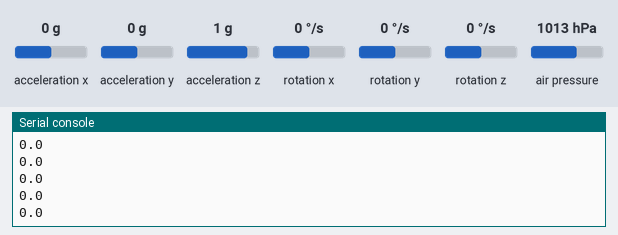
A program run on a simulated Raspberry Pi Pico running CircuitPython. Shown: the last lines printed to the serial console. Inputs (shaded band) come from the test bench; at power-on: acceleration x 0 g, acceleration y 0 g, acceleration z 1 g, rotation x 0 °/s, rotation y 0 °/s, rotation z 0 °/s, air pressure 1013 hPa.

Above: at 1.2 s.
1.3 s: acceleration x set to -1.4 g
At 1.34 s:
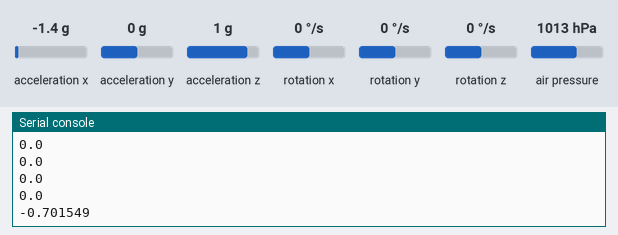
2.8 s: acceleration x set to -0.8 g
At 2.89 s:
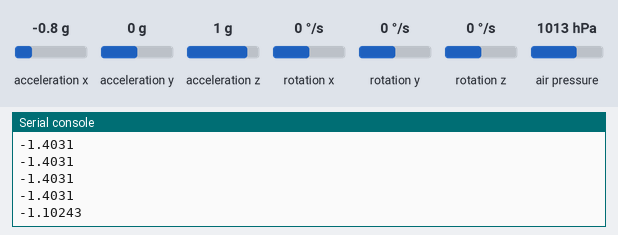
Timing chart, 0 to 5.8 s (numbered marks = the images above; inputs shaded):
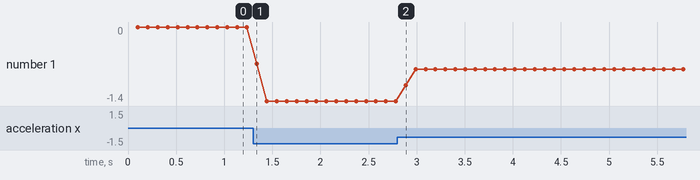

The program:

Testing_modules.py
```python
#type:ignore
import time
import board
import busio
import adafruit_mpl3115a2
from adafruit_lsm6ds.lsm6dsox import LSM6DSOX

sda_pin = board.GP14 #Sets the sda pin
scl_pin = board.GP15 #Sets the scl pin
i2c = busio.I2C(scl_pin, sda_pin) # Connects the sda and scl to i2c


sensor = LSM6DSOX(i2c, address=0x6a)
altimeter = adafruit_mpl3115a2.MPL3115A2(i2c, address=0x60)


while True:
    time_elapsed = time.monotonic()
    Xa = sensor.acceleration[0] # Reads the X acceleration
    Ya = sensor.acceleration[1]
    Za = sensor.acceleration[2]
    Alt = altimeter.altitude
    Xg = sensor.gyro[0]
    Yg = sensor.gyro[1]
    Zg = sensor.gyro[2]

    #print(sensor.acceleration)
    #print(Alt)
    #print(sensor.gyro)

    time.sleep(.1)

    Xv = ((sensor.acceleration[0] + Xa)/2) * (time.monotonic() - time_elapsed)
    Yv = ((sensor.acceleration[1] + Ya)/2) * (time.monotonic() - time_elapsed)
    Zv = ((sensor.acceleration[2] + Za)/2) * (time.monotonic() - time_elapsed)

    print(Xv)
```

Measured:
- after the input at 1.3 s, the serial console: prints a new line at once (image 1)
- after the input at 2.8 s, the serial console: prints a new line after 0.09 s (image 2)
- plotted number 1: 0 → -1.4 after the input at 1.3 s, -1.4 → -0.8 after the input at 2.8 s
